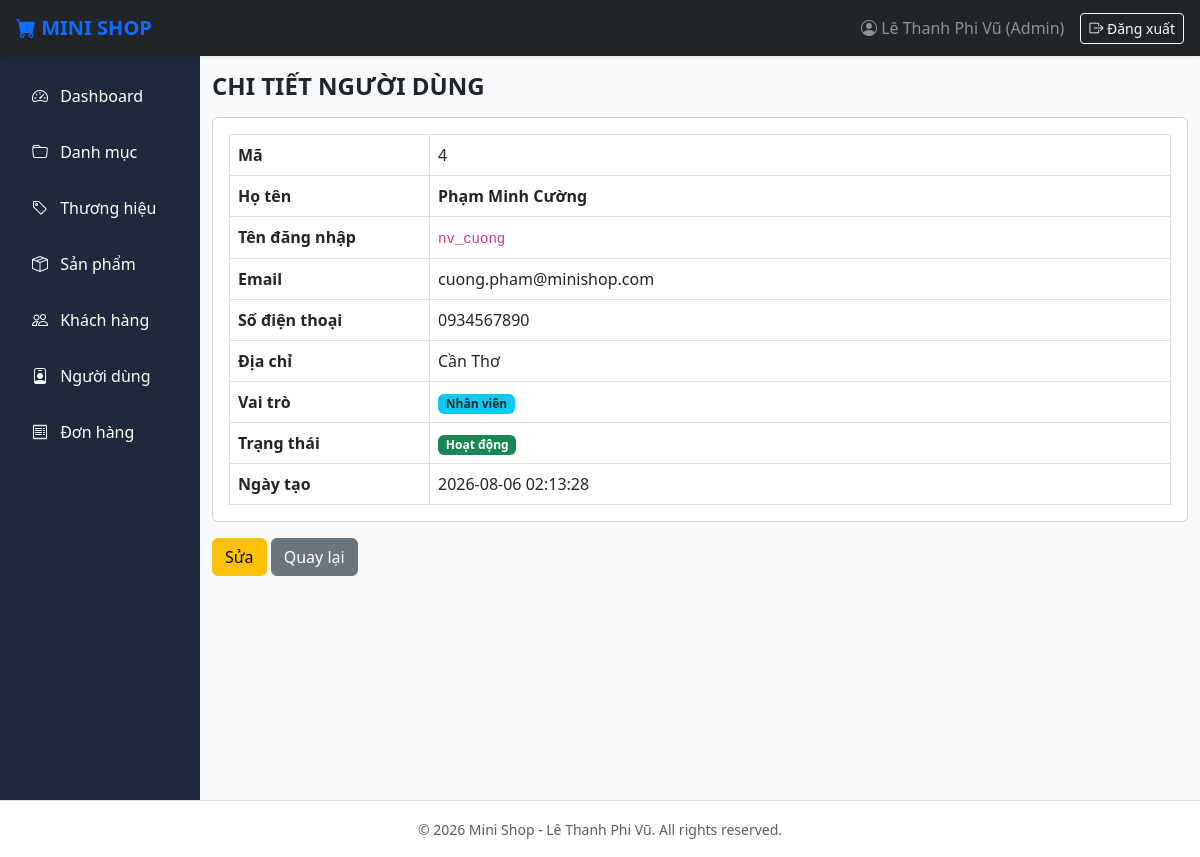
Page /views/admin/users/detail.php?id=4 on the committed database.
### tables this page shows
CREATE TABLE `users` (
  `id` INT AUTO_INCREMENT PRIMARY KEY,
  `fullname` VARCHAR(100) NOT NULL,
  `username` VARCHAR(50) NOT NULL UNIQUE,
  `password` VARCHAR(255) NOT NULL,
  `email` VARCHAR(100) NOT NULL,
  `phone` VARCHAR(20) DEFAULT NULL,
  `address` VARCHAR(255) DEFAULT NULL,
  `role` TINYINT DEFAULT 0 COMMENT '0: Nhân viên, 1: Quản trị',
  `status` TINYINT DEFAULT 1,
  `created_at` DATETIME DEFAULT CURRENT_TIMESTAMP,
  `updated_at` DATETIME DEFAULT CURRENT_TIMESTAMP ON UPDATE CURRENT_TIMESTAMP
);

### config/Database.php (called while the page is built, shortened)
<?php
class Database
{
    protected string $host = "localhost";
    protected string $database = "lethanhphivu_database";
    protected string $username = "root";
    protected string $password = "";
    protected function connect(): void
    {
        $this->conn = new mysqli($this->host, $this->username, $this->password, $this->database);
    }
}

### dao/UserDAO.php (called while the page is built, shortened)
<?php
require_once __DIR__ . "/BaseDAO.php";
require_once __DIR__ . "/../models/User.php";
class UserDAO extends BaseDAO
{
    private function mapRow(array $row): User
    {
        $u = new User(
            $row["fullname"],
            $row["username"],
            $row["password"],
            $row["email"],
            $row["phone"],
            $row["address"],
            (int)$row["role"],
            (int)$row["status"]
        );
        $u->id = (int)$row["id"];
        $u->createdAt = $row["created_at"] ?? '';
        $u->updatedAt = $row["updated_at"] ?? '';
        return $u;
    }
    public function findById(int $id): ?User
    {
        try {
            $sql = "SELECT id, fullname, username, password, email, phone, address, role, status, created_at, updated_at FROM users WHERE id = ?";
            $stmt = $this->prepare($sql);
            $stmt->bind_param("i", $id);
            $stmt->execute();
            $result = $stmt->get_result();
            if ($row = $result->fetch_assoc()) {
                return $this->mapRow($row);
            }
        } catch (Exception $e) {
            throw $e;
        }
        return null;
    }
}

### dao/BaseDAO.php (called while the page is built, shortened)
<?php
require_once __DIR__ . "/../config/Database.php";
class BaseDAO extends Database
{
    protected function prepare(string $sql): mysqli_stmt|false
    {
        return $this->conn->prepare($sql);
    }
}

### models/User.php (called while the page is built, shortened)
<?php
class User
{
    public function __construct(
        string $fullname = "",
        string $username = "",
        string $password = "",
        string $email = "",
        ?string $phone = null,
        ?string $address = null,
        int $role = 0,
        int $status = 1
    ) {
        $this->fullname = $fullname;
        $this->username = $username;
        $this->email = $email;
        $this->phone = $phone;
        $this->address = $address;
        $this->role = $role;
        $this->status = $status;
    }
}

### views/admin/users/detail.php (the view, shortened to what this page needs)
<?php
require_once __DIR__ . "/../../../dao/UserDAO.php";
$dao = new UserDAO();
$id = (int)($_GET['id'] ?? 0);
$user = $dao->findById($id);
?>
<h4 class="fw-bold mb-3">CHI TIẾT NGƯỜI DÙNG</h4>
<div class="card card-body">
    <table class="table table-bordered mb-0">
        <tr><th width="200">Mã</th><td><?= $user->id ?></td></tr>
        <tr><th>Họ tên</th><td class="fw-bold"><?= htmlspecialchars($user->fullname) ?></td></tr>
        <tr><th>Tên đăng nhập</th><td><code><?= htmlspecialchars($user->username) ?></code></td></tr>
        <tr><th>Email</th><td><?= htmlspecialchars($user->email) ?></td></tr>
        <tr><th>Số điện thoại</th><td><?= htmlspecialchars($user->phone ?? '') ?></td></tr>
        <tr><th>Địa chỉ</th><td><?= htmlspecialchars($user->address ?? '') ?></td></tr>
        <tr><th>Vai trò</th><td><span class="badge bg-<?= $user->role ? 'danger' : 'info text-dark' ?>"><?= $user->role ? 'Quản trị' : 'Nhân viên' ?></span></td></tr>
        <tr><th>Trạng thái</th><td><span class="badge bg-<?= $user->status ? 'success' : 'secondary' ?>"><?= $user->status ? 'Hoạt động' : 'Khóa' ?></span></td></tr>
        <tr><th>Ngày tạo</th><td><?= $user->createdAt ?></td></tr>
    </table>
</div>
<div class="mt-3"><a href="edit.php?id=<?= $user->id ?>" class="btn btn-warning">Sửa</a> <a href="index.php" class="btn btn-secondary">Quay lại</a></div>
<?php $content = ob_get_clean(); include __DIR__ . "/../layouts/master.php"; ?>

### views/admin/layouts/header.php (style rules this page uses)
body { font-family: system-ui, -apple-system, sans-serif; background-color: #f8f9fa; }

### rows in the picture
users: id "4", fullname "Phạm Minh Cường", username "nv_cuong", email "cuong.pham@minishop.com", phone "0934567890", address "Cần Thơ", created_at "2026-08-06 02:13:28"
